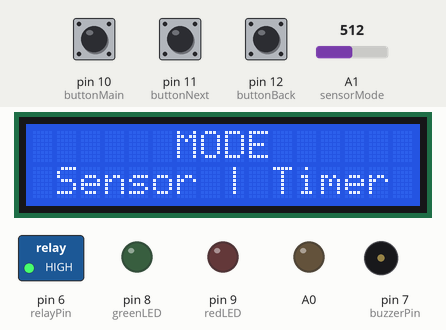
This sketch was run on a simulated Arduino Uno, built with avr-gcc and run on an emulated ATmega328P. Shown: 16×2 character LCD, switched loads named in the sketch (green lamp = pin HIGH), output pins drawn as LEDs (lit = HIGH), buzzer (waves = sounding). Dashed ring = blinking. Inputs (shaded band) come from the test bench; at power-on: pin 12 (buttonBack) HIGH, A1 (sensorMode) = 512, pin 10 (buttonMain) HIGH, pin 11 (buttonNext) HIGH. The local clock reads 2024-03-15 10:24:30 at power-on unless the sketch sets it; what the sketch prints to the serial monitor is not drawn.

Above: at 1.2 s.
1.3 s: pin 12 (buttonBack) pulled LOW for 0.15 s
At 2.23 s:
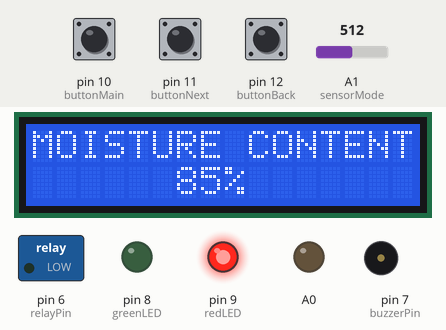
3.5 s: A1 (sensorMode) set to 75
At 4.23 s:
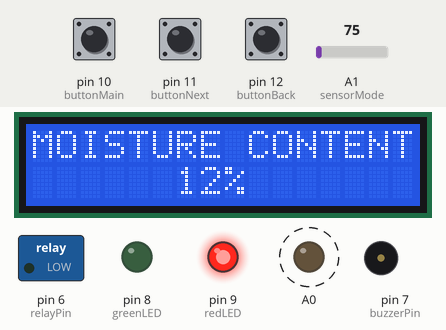
5.1 s: A1 (sensorMode) set to 66
At 5.46 s:
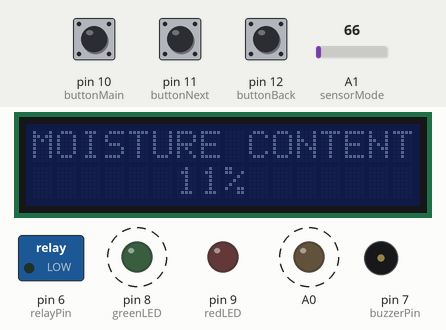
7.2 s: A1 (sensorMode) set to 122
At 8.0 s:
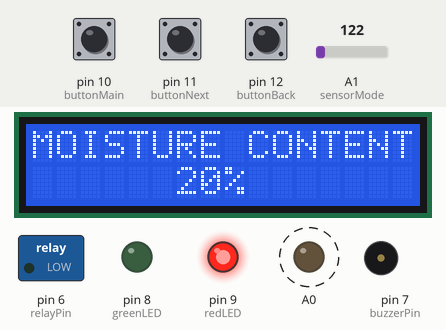
8.7 s: pin 10 (buttonMain) pulled LOW for 3.2 s
At 12.3 s:
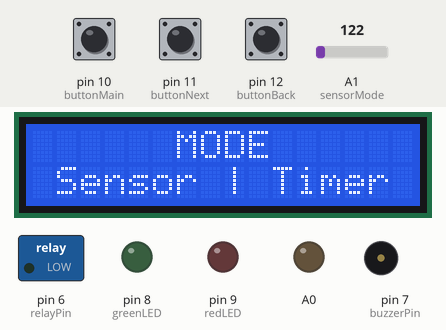
13.4 s: pin 11 (buttonNext) pulled LOW for 0.15 s
At 14.8 s:
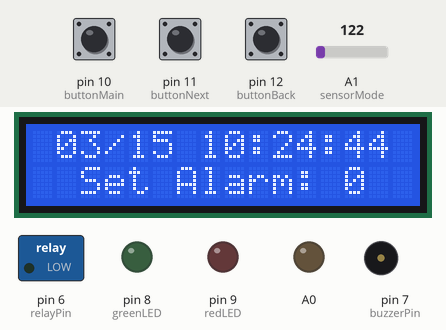
Timing chart, 0 to 16.4 s (numbered marks = the images above; inputs shaded):
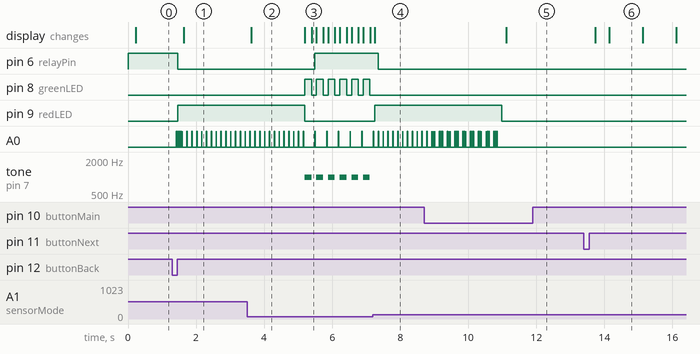

The sketch:

Moisture.ino
```cpp
#include <LiquidCrystal_I2C.h>
#include <Wire.h>
#include <ThreeWire.h>
#include <RtcDS1302.h>
LiquidCrystal_I2C lcd(0x27, 16, 2);

ThreeWire myWire(2, 3, 4); // DAT, CLK, RST
RtcDS1302<ThreeWire> Rtc(myWire);

RtcDateTime alarmTime;
int minutes;
bool minutesSet = false;

int moisture = 0;
int targetMoisture = 11;

int buttonBack = 12;
int buttonNext = 11;
int buttonMain = 10;
int redLED = 9;
int greenLED = 8;
int buzzerPin = 7;

int relayPin = 6;

float sinVal;
int toneVal;

bool motorEnabled = false;

// 0 = Sensor
// 1 = Timer
// 2 = changeMode
int mode = 2;

int pushButtonCount = 0;

static unsigned long lastButtonPress = 0;
void setup() {
  Serial.begin(9600);

  pinMode(A1, INPUT);
  pinMode(buttonBack, INPUT_PULLUP);
  pinMode(buttonNext, INPUT_PULLUP);
  pinMode(buttonMain, INPUT_PULLUP);

  pinMode(A0, OUTPUT);
  pinMode(greenLED, OUTPUT);
  pinMode(redLED, OUTPUT);
  pinMode(buzzerPin, OUTPUT);
  pinMode(relayPin, OUTPUT);
  digitalWrite(relayPin, HIGH);

  lcd.begin();
  lcd.setBacklight(1);

  loadTime();
}

void loop() {
  motorActivate();
  if (mode == 0){
    sensorMode();
  }else if (mode == 1){
    timerMode();
  }else if (mode == 2){
    changeMode();
  }


  const unsigned long buttonDebounceDelay = 200;
  if (millis() - lastButtonPress < buttonDebounceDelay) {
    return;  // Ignore button presses within the debounce delay
  }
  int menuButtonState = digitalRead(buttonMain);
  if (menuButtonState == 0) {
    lcd.setBacklight(1);
    pushButtonCount++;
    if (pushButtonCount == 10){
      mode = 2;
    }else if (pushButtonCount > 10){
      pushButtonCount = 0;
    }
    lastButtonPress = millis();
  }else{
    pushButtonCount = 0;
  }

  delay(100);
}

void motorActivate(){
  if (motorEnabled){
    digitalWrite(relayPin, LOW);
  }else{
    digitalWrite(relayPin, HIGH);
  }
}

void timerMode(){
  if (minutesSet){
    monitorTime();
  }else{
    setTime();
  }
}

String formatTime(int time){
  char formattedtime[3];
  sprintf(formattedtime, "%02d", time);
  return formattedtime;
}

void setTime(){
  const unsigned long buttonDebounceDelay = 200;
  if (millis() - lastButtonPress < buttonDebounceDelay) {
    return;  // Ignore button presses within the debounce delay
  }

  int minusButtonState = digitalRead(buttonBack);
  int plusButtonState = digitalRead(buttonNext);
  int saveButtonState = digitalRead(buttonMain);

  RtcDateTime now = Rtc.GetDateTime();
  lcd.setCursor(0,0);
  lcd.print(" ");
  lcd.print(formatTime(now.Month()));
  lcd.print("/");
  lcd.print(formatTime(now.Day()));
  lcd.print(" ");
  lcd.print(formatTime(now.Hour()));
  lcd.print(":");
  lcd.print(formatTime(now.Minute()));
  lcd.print(":");
  lcd.print(formatTime(now.Second()));
  lcd.print("       ");

  lcd.setCursor(0,1);
  lcd.print("  Set Alarm:    ");
  lcd.setCursor(13, 1);
  lcd.print(minutes);

  if (minusButtonState == 0 && minutes != 0) {
    minutes = minutes - 5;
    lastButtonPress = millis();
  }else if (plusButtonState == 0){
    minutes = minutes + 5;
    lastButtonPress = millis();
  }else if (saveButtonState == 0 && minutes != 0){
    lcd.clear();
    lcd.setCursor(0,0);
    lcd.print("   ALARM  SET   ");
    delay(1000);
    lcd.clear();
    minutesSet = true;
    alarmTime = now + minutes * 60;
    lastButtonPress = millis();
  }
}

void monitorTime(){
  RtcDateTime now = Rtc.GetDateTime();
  if (now >= alarmTime){
    Serial.println("Alarm triggered!");
    lcd.setCursor(0,0);
    lcd.print("  Moisture: 11% ");
    lcd.setCursor(0,1);
    lcd.print("Alarm: ");
    lcd.print(formatTime(alarmTime.Hour()));
    lcd.print(":");
    lcd.print(formatTime(alarmTime.Minute()));
    lcd.print(":");
    lcd.print(formatTime(alarmTime.Second()));
    lcd.print("                ");
    lcd.setBacklight(1);
  	digitalWrite(greenLED, HIGH);
  	digitalWrite(redLED, LOW);
    tone(buzzerPin, 1000);
    delay(200);
    noTone(buzzerPin);
  	digitalWrite(greenLED, LOW);
    motorEnabled = false;
    lcd.setBacklight(0);
  }else{
    lcd.setCursor(0,0);
    lcd.print(" ");
    lcd.print(formatTime(now.Month()));
    lcd.print("/");
    lcd.print(formatTime(now.Day()));
    lcd.print(" ");
    lcd.print(formatTime(now.Hour()));
    lcd.print(":");
    lcd.print(formatTime(now.Minute()));
    lcd.print(":");
    lcd.print(formatTime(now.Second()));
    lcd.print("       ");

    lcd.setCursor(0,1);
    lcd.print("Alarm: ");
    lcd.print(formatTime(alarmTime.Hour()));
    lcd.print(":");
    lcd.print(formatTime(alarmTime.Minute()));
    lcd.print(":");
    lcd.print(formatTime(alarmTime.Second()));
    lcd.print("                ");
  	digitalWrite(redLED, HIGH);
  	digitalWrite(greenLED, LOW);
    lcd.setBacklight(1);
    motorEnabled = true;

  }
}


void sensorMode(){
  digitalWrite(A0, HIGH);
  delay(10);
  int moistureSensorValue = analogRead(A1);
  digitalWrite(A0, LOW);
  Serial.println(moistureSensorValue);

  int moisturePercentage = getMoisturePercentage(moistureSensorValue);
  displayMoisture(moisturePercentage);

  if (moisturePercentage <= targetMoisture){
    Serial.println("Alarm triggered!");
    lcd.setBacklight(1);
  	digitalWrite(greenLED, HIGH);
  	digitalWrite(redLED, LOW);
    tone(buzzerPin, 1000);
    delay(200);
    noTone(buzzerPin);
  	digitalWrite(greenLED, LOW);
    lcd.setBacklight(0);
    motorEnabled = false;
  }else{
  	digitalWrite(redLED, HIGH);
  	digitalWrite(greenLED, LOW);
    lcd.setBacklight(1);
    motorEnabled = true;
  }
}
int getMoisturePercentage(int sensorValue) {
  if (sensorValue > 600) {
    return 100;
  }
  return map(sensorValue, 0, 600, 0, 100);
}
void displayMoisture(int moisturePercentage){
  lcd.setCursor(0,0);
  lcd.print("MOISTURE CONTENT");
  lcd.setCursor(0,1);
  int spaces = (16 - (String(moisturePercentage) + "%").length()) / 2;
  for (int i = 0; i < spaces; i++) {
    lcd.print(" ");
  }
  lcd.print(moisturePercentage);
  lcd.print("%       ");

}

void changeMode(){
  lcd.setBacklight(1);
  minutesSet = false;
  minutes = 0;
  digitalWrite(redLED, LOW);
  digitalWrite(greenLED, LOW);
  const unsigned long buttonDebounceDelay = 200;
  if (millis() - lastButtonPress < buttonDebounceDelay) {
    return;  // Ignore button presses within the debounce delay
  }
  int sensorButtonState = digitalRead(buttonBack);
  int timerButtonState = digitalRead(buttonNext);
  lcd.setCursor(0,0);
  lcd.print("      MODE      ");
  lcd.setCursor(0,1);
  lcd.print(" Sensor | Timer ");
  if (sensorButtonState == 0) {
    mode = 0;
    lastButtonPress = millis();
  } else if (timerButtonState == 0) {
    mode = 1;
    lastButtonPress = millis();
  }
}

void loadTime(){
  RtcDateTime currentTime = RtcDateTime(__DATE__, __TIME__);
  if (!Rtc.IsDateTimeValid()){
    Serial.println("RTC lost confidence in the DateTime!");
    Rtc.SetDateTime(currentTime);
  }
  if (Rtc.GetIsWriteProtected()){
    Serial.println("RTC was write protected, enabling writing now");
    Rtc.SetIsWriteProtected(false);
  }
  if (!Rtc.GetIsRunning()){
    Serial.println("RTC was not actively running, starting now");
    Rtc.SetIsRunning(true);
  }
  RtcDateTime now = Rtc.GetDateTime();
  if (now < currentTime){
    Serial.println("RTC is older than compile time!  (Updating DateTime)");
    Rtc.SetDateTime(currentTime);
  }else if (now > currentTime){
    Serial.println("RTC is newer than compile time. (this is expected)");
  }else if (now == currentTime){
    Serial.println("RTC is the same as compile time! (not expected but all is fine)");
  }
}
```

Measured:
- the behaviour switches between 72 and 71 on A1 (sensorMode) (found by bisection; images 2 and 3)
- after the input at 1.3 s, pin 6 (relayPin): HIGH → LOW after 0.16 s; pin 9 (redLED): LOW → HIGH after 0.16 s; A0: goes 4 × (HIGH 0.01 s, LOW 0.03 s), 13 × (HIGH 0.01 s, LOW 0.13 s), HIGH 0.01 s, then LOW, starting after 0.12 s; the display: changes after 0.33 s (image 1)
- after the input at 3.5 s, the display: changes after 0.13 s (image 2)
- after the input at 5.1 s, pin 6 (relayPin): LOW → HIGH after 0.40 s; pin 8 (greenLED): alternates HIGH for 0.20 s and LOW for 0.14 s, starting after 0.09 s
- after the input at 7.2 s, pin 6 (relayPin): HIGH → LOW after 0.16 s; pin 8 (greenLED): stops changing and stays LOW; pin 9 (redLED): LOW → HIGH after 0.05 s; A0: alternates HIGH for 0.01 s and LOW for 0.13 s, starting after 0.16 s; tone on pin 7 (buzzerPin): stops changing and stays silent; the display: changes after 0.06 s (image 4)
- after the input at 8.7 s, pin 9 (redLED): HIGH → LOW after 2.3 s; the display: changes after 2.4 s (image 5)
- after the input at 13.4 s, the display: first changes after 0.33 s (image 6 shows a later state)
